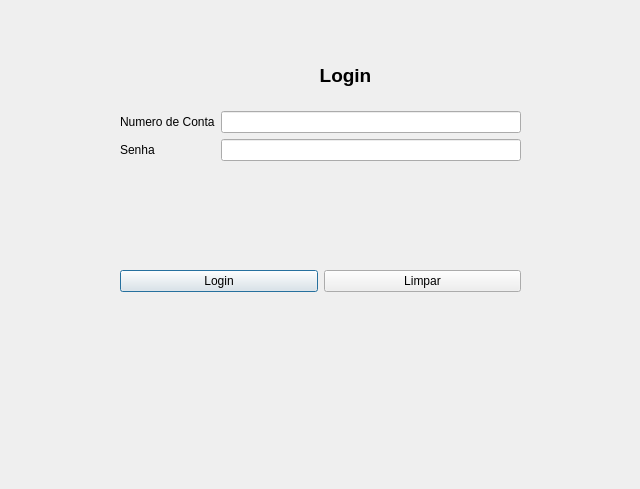
<?xml version="1.0" encoding="UTF-8"?>
<ui version="4.0">
 <class>Login</class>
 <widget class="QDialog" name="Login">
  <property name="geometry">
   <rect>
    <x>0</x>
    <y>0</y>
    <width>640</width>
    <height>489</height>
   </rect>
  </property>
  <property name="windowTitle">
   <string>Dialog</string>
  </property>
  <widget class="QLabel" name="label_3">
   <property name="geometry">
    <rect>
     <x>280</x>
     <y>60</y>
     <width>131</width>
     <height>31</height>
    </rect>
   </property>
   <property name="font">
    <font>
     <pointsize>14</pointsize>
     <weight>75</weight>
     <bold>true</bold>
    </font>
   </property>
   <property name="text">
    <string>Login</string>
   </property>
   <property name="alignment">
    <set>Qt::AlignCenter</set>
   </property>
  </widget>
  <widget class="QWidget" name="layoutWidget">
   <property name="geometry">
    <rect>
     <x>120</x>
     <y>111</y>
     <width>401</width>
     <height>181</height>
    </rect>
   </property>
   <layout class="QVBoxLayout" name="verticalLayout">
    <item>
     <layout class="QFormLayout" name="formLayout">
      <item row="0" column="0">
       <widget class="QLabel" name="label">
        <property name="font">
         <font>
          <pointsize>9</pointsize>
         </font>
        </property>
        <property name="text">
         <string>Numero de Conta</string>
        </property>
       </widget>
      </item>
      <item row="0" column="1">
       <widget class="QLineEdit" name="txtNumConta">
        <property name="font">
         <font>
          <pointsize>9</pointsize>
         </font>
        </property>
       </widget>
      </item>
      <item row="1" column="0">
       <widget class="QLabel" name="label_2">
        <property name="font">
         <font>
          <pointsize>9</pointsize>
         </font>
        </property>
        <property name="text">
         <string>Senha</string>
        </property>
       </widget>
      </item>
      <item row="1" column="1">
       <widget class="QLineEdit" name="txtPassword">
        <property name="font">
         <font>
          <pointsize>9</pointsize>
         </font>
        </property>
        <property name="echoMode">
         <enum>QLineEdit::Password</enum>
        </property>
       </widget>
      </item>
     </layout>
    </item>
    <item>
     <layout class="QHBoxLayout" name="horizontalLayout">
      <item>
       <widget class="QPushButton" name="btLogin">
        <property name="text">
         <string>Login</string>
        </property>
       </widget>
      </item>
      <item>
       <widget class="QPushButton" name="btLimpar">
        <property name="text">
         <string>Limpar</string>
        </property>
       </widget>
      </item>
     </layout>
    </item>
   </layout>
  </widget>
 </widget>
 <resources/>
 <connections/>
</ui>
